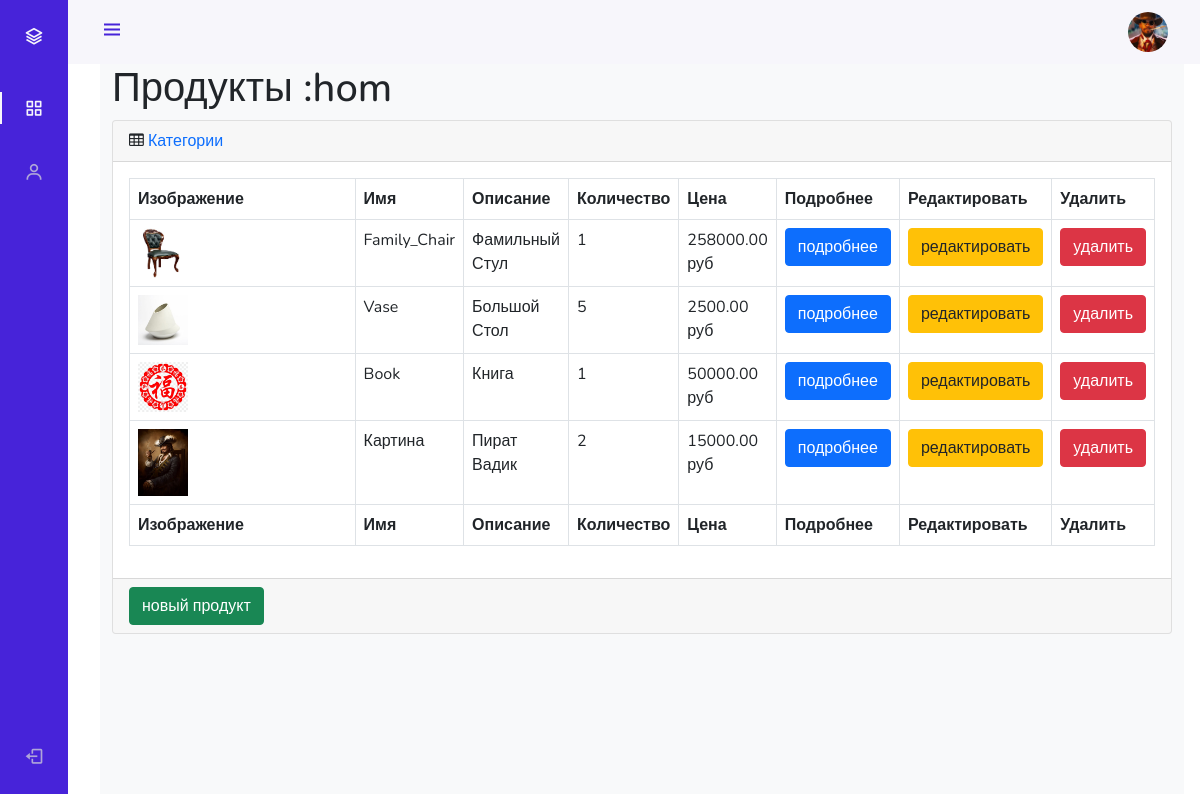
Screenshot of /admin_staff/products/read/category/1/ (signed in) with the database file from the repository.
### authapp/models.py (models this page shows)
class ShopUser(AbstractUser):
    avatar = models.ImageField(upload_to='user_avatars', blank=True)
    age = models.PositiveIntegerField(verbose_name='возраст')

### mainapp/models.py (models this page shows, shortened)
class ProductCategory(models.Model):
    objects = []
    name = models.CharField(
        max_length=64,
        unique=True,
        verbose_name='имя'
    )
    description = models.TextField(
        verbose_name='описание',
        blank=True
    )
    created = models.DateTimeField(
        auto_now_add=True
    )
    updated = models.DateTimeField(
        auto_now=True
    )

class Product(models.Model):
    objects = []
    category = models.ForeignKey(
        ProductCategory,
        on_delete=models.CASCADE,
        verbose_name='категория'
    )
    name = models.CharField(
        verbose_name='имя продукта',
        max_length=128
    )
    image = models.ImageField(
        upload_to='products_img',
        blank=True
    )
    short_desc = models.CharField(
        max_length=128,
        verbose_name='краткое описание',
        blank=True
    )
    description = models.TextField(
        verbose_name='описание продукта',
        blank=True,
        max_length=500
    )
    price = models.DecimalField(
        verbose_name='цена продукта',
        max_digits=8,
        decimal_places=2,
        default=0
    )
    quantity = models.PositiveIntegerField(
        verbose_name='количество на складе',
        default=0
    )

### adminapp/views.py (the view)
# urls.py: path('products/read/category/<int:pk>/', adminapp.products, name='products'),
@user_passes_test(lambda u: u.is_superuser)
def products(request, pk):
    title = 'админка/продукты'
    category = get_object_or_404(ProductCategory, pk=pk)
    products_list = Product.objects.filter(category__pk=pk).order_by('name')
    context = {
        'title': title,
        'category': category,
        'objects': products_list,
    }
    return render(request, 'adminapp/products.html', context)

### adminapp/templates/adminapp/products.html
{% extends 'adminapp/base.html' %}
{% load static %}
{% block content %}
    <div class="container-fluid">
        <h1 class="mt-4">Продукты
            {% if category %}
                :<span>{{ category.name }}</span>
            {% endif %}
        </h1>
        <div class="card mb-4">
            <div class="card-header">
                <i class="fa fa-table mr-1"></i>
                <a href="{% url 'admin_staff:categories' %}">Категории</a>
            </div>
            <div class="card-body">
                <div class="table-responsive">
                    <table class="table table-bordered" id="dataTable" width="100%" cellspacing="0">
                        <thead>
                        <tr>
                            <th>Изображение</th>
                            <th>Имя</th>
                            <th>Описание</th>
                            <th>Количество</th>
                            <th>Цена</th>
                            <th>Подробнее</th>
                            <th>Редактировать</th>
                            <th>Удалить</th>
                        </tr>
                        </thead>
                        <tfoot>
                        <tr>
                            <th>Изображение</th>
                            <th>Имя</th>
                            <th>Описание</th>
                            <th>Количество</th>
                            <th>Цена</th>
                            <th>Подробнее</th>
                            <th>Редактировать</th>
                            <th>Удалить</th>
                        </tr>
                        </tfoot>
                        <tbody>
                            {% for object in objects %}
                                <tr>
                                <td><img src="/media/{{ object.image|default:'products_images/default.jpg' }}"
                                  alt="{{ object.name }}" style="width:50px;">
                                </td>
                                <td>
                                  {{ object.name|title }}
                                </td>
                                <td>
                                  {{ object.short_desc|title }}
                                </td>
                                <td>{{ object.quantity }}</td>
                                <td>{{ object.price }} руб</td>
                                <td>
                                  <button type="button" class="btn btn-primary">
                                    <a class="text-white" href="{% url 'admin_staff:product_read' object.pk %}">
                                      подробнее
                                    </a>
                                  </button>
                                </td>
                                <td>
                                  <button class="btn btn-warning">
                                    <a class="text-dark" href="{% url 'admin_staff:product_update' object.pk %}">
                                      редактировать
                                    </a>
                                  </button>
                                    </td>
                                <td>
                                  <button class="btn btn-danger">
                                    <a class="text-white" href="{% url 'admin_staff:product_delete' object.pk %}">
                                      удалить
                                    </a>
                                  </button>
                                </td>
                                </tr>
                            {% endfor%}
                        </tbody>
                    </table>
                </div>
            </div>
            <div class="card-footer">
                <button class="btn btn-success">
                  <a class="text-white" href="{% url 'admin_staff:product_create' category.pk %}">
                    новый продукт
                  </a>
                </button>
            </div>
        </div>
  </div>
{% endblock %}

### adminapp/templates/adminapp/base.html (shortened to what this page needs)
<!DOCTYPE html>
{% load static %}
<html>
<head>
        <link href="https://cdn.jsdelivr.net/npm/bootstrap@5.0.0-beta3/dist/css/bootstrap.min.css" rel="stylesheet"
>
        <link rel="stylesheet" type="text/css" href="{% static 'style.css' %}">
        <link rel="stylesheet" type="text/css" href="{% static 'adminapp/style.css' %}">
        <link rel="stylesheet" type="text/css" href='https://cdn.jsdelivr.net/npm/boxicons@latest/css/boxicons.min.css'>
        <link rel="stylesheet" type="text/css" href="{% static 'fonts/font-awesome/css/font-awesome.css' %}">
</head>
<body id="body-pd">
<header class="header" id="header">
    <div class="header_toggle"><i class='bx bx-menu' id="header-toggle"></i></div>
    <div class="header_img"><img src="/media/{{ user.avatar|default:'avatar-default.png' }}" alt=""></div>
</header>
<div class="l-navbar" id="nav-bar">
    <nav class="nav">
        <div>
            <a href="{% url 'main' %}" class="nav_logo">
                <i class='bx bx-layer nav_logo-icon'></i>
            </a>
            {% include 'adminapp/includes/inc_admin_menu.html' %}
        </div>
        <a href="{% url 'auth:login' %}" class="nav_link"> <i class='bx bx-log-out nav_icon'></i>
            <span class="nav_name">Выход</span> </a>
    </nav>
</div>
<div class="height-100 bg-light">
    {% block content %}
    {% endblock %}
</div>
</body>
</html>

### geekshop/static/style.css (style rules this page uses)
* { margin: 0; padding: 0; }
body { font-family: 'Montserrat', sans-serif; }
html, body { height: 100%; }
table { width: 100%; }
td:first-child { width: 235px; }

### adminapp/static/adminapp/style.css (style rules this page uses)
:root { --header-height: 3rem; --nav-width: 68px; --first-color: #4723D9; --first-color-light: #AFA5D9; --white-color: #F7F6FB; --body-font: 'Nunito', sans-serif; --normal-font-size: 1rem; --z-fixed: 100 }
body { position: relative; margin: var(--header-height) 0 0 0; padding: 0 1rem; font-family: var(--body-font); font-size: var(--normal-font-size); transition: .5s }
a { text-decoration: none }
.header { width: 100%; height: var(--header-height); position: fixed; top: 0; left: 0; display: flex; align-items: center; justify-content: space-between; padding: 0 1rem; background-color: var(--white-color); z-index: var(--z-fixed); transition: .5s }
.header_toggle { color: var(--first-color); font-size: 1.5rem; cursor: pointer }
.header_img { width: 35px; height: 35px; display: flex; justify-content: center; border-radius: 50%; overflow: hidden }
.header_img img { width: 40px }
.l-navbar { position: fixed; top: 0; left: -30%; width: var(--nav-width); height: 100vh; background-color: var(--first-color); padding: .5rem 1rem 0 0; transition: .5s; z-index: var(--z-fixed) }
.nav { height: 100%; display: flex; flex-direction: column; justify-content: space-between; overflow: hidden }
.nav_logo, .nav_link { display: grid; grid-template-columns: max-content max-content; align-items: center; column-gap: 1rem; padding: .5rem 0 .5rem 1.5rem }
.nav_logo { margin-bottom: 2rem }
.nav_logo-icon { font-size: 1.25rem; color: var(--white-color) }
.nav_link { position: relative; color: var(--first-color-light); margin-bottom: 1.5rem; transition: .3s }
.nav_icon { font-size: 1.25rem }
.height-100 { height: 100vh }
@media screen and (min-width: 768px) { body { margin: calc(var(--header-height) + 1rem) 0 0 0; padding-left: calc(var(--nav-width) + 2rem) } }
@media screen and (min-width: 768px) { .header { height: calc(var(--header-height) + 1rem); padding: 0 2rem 0 calc(var(--nav-width) + 2rem) } }
@media screen and (min-width: 768px) { .header_img { width: 40px; height: 40px } }
@media screen and (min-width: 768px) { .header_img img { width: 45px } }
@media screen and (min-width: 768px) { .l-navbar { left: 0; padding: 1rem 1rem 0 0 } }

### rows the page displays
ShopUser: avatar (picture)
ProductCategory: name "hom"
Product: image (picture), name "Family_Chair", short_desc "Фамильный Стул", quantity "1", price "258000.00"
Product: image (picture), name "Vase", short_desc "Большой Стол", quantity "5", price "2500.00"
Product: image (picture), name "Book", short_desc "Книга", quantity "1", price "50000.00"
Product: image (picture), name "Картина", short_desc "Пират Вадик", quantity "2", price "15000.00"
